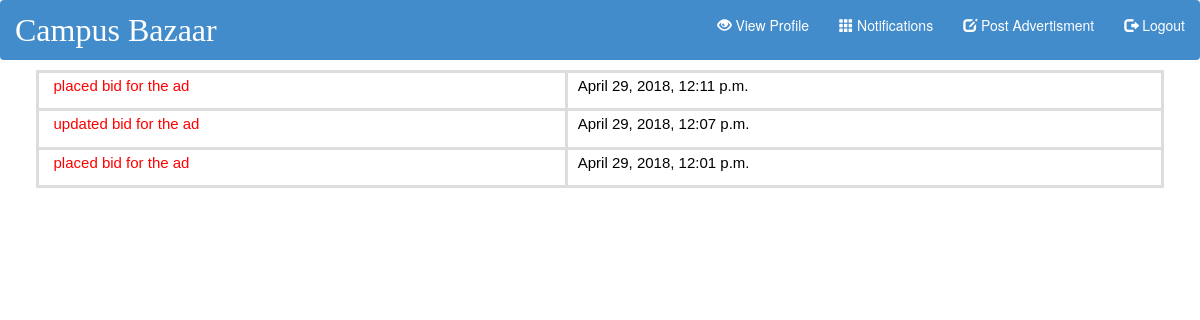
Page /app/notifications/ (signed in) on the earlier database version.
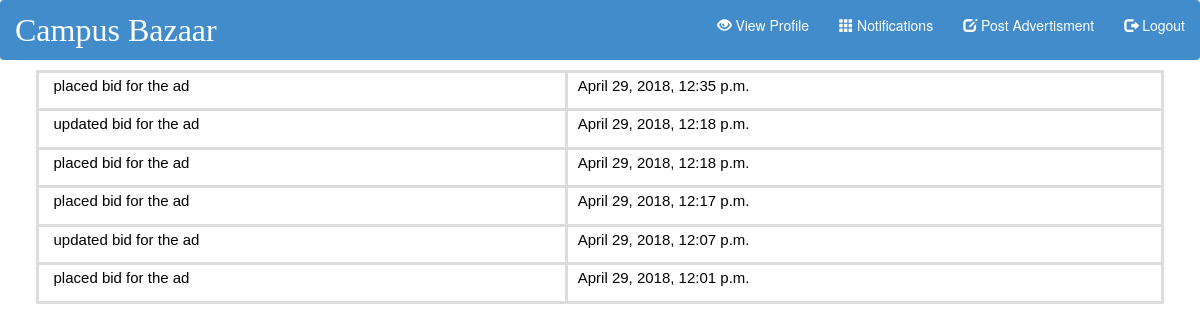
Same page on the later database version.
### app/models.py (models this page shows, shortened)
class Advertisement(models.Model):
	user = models.ForeignKey(Profile,on_delete=models.DO_NOTHING)
	image = models.ImageField(upload_to = 'ad_pic/', default = 'ad_pic/bat.png')
	title = models.CharField(max_length = 200)
	description = models.CharField(max_length = 500)
	tags=models.ManyToManyField(Tag)
	price = models.FloatField(default=0.0)
	timestamp = models.DateTimeField(auto_now_add=True)
	status=models.IntegerField(default=-1)
	def __str__(self):
		return str(self.id)

class Notification(models.Model):
	ad_id = models.ForeignKey(Advertisement,null=True,on_delete=models.CASCADE)
	seller = models.ForeignKey(Profile,related_name='%(class)s_seller',on_delete=models.CASCADE)
	buyer = models.ForeignKey(Profile,related_name='%(class)s_buyer',on_delete=models.CASCADE)
	notify_type = models.IntegerField(default=0)
	read_status = models.BooleanField(default=0)
	timestamp = models.DateTimeField(auto_now_add=True)
	meta_data = models.CharField(max_length=100,default='')

### app/views.py (the view)
@csrf_exempt
@login_required(login_url='/app/')
def view_notifications(request):
	assert(request.method == 'GET')
	profile = Profile.objects.filter(user=request.user)[0]
	criterion1 = Q(buyer=profile) & (Q(notify_type=constants.ACCEPT_BID) | Q(notify_type=constants.DELETE_AD))
	criterion2 = Q(seller=profile) & (Q(notify_type=constants.UPDATE_BID) | Q(notify_type=constants.NEW_BID) | Q(notify_type=constants.REMOVE_BID))
	result = Notification.objects.filter(criterion1 | criterion2).order_by('-timestamp').distinct()
	notifications = []
	for r in result:
		notify_obj = {'ad_id':r.ad_id,'seller':r.seller,'buyer':r.buyer,
			'notify_type':r.notify_type,'read_status':r.read_status,'timestamp':r.timestamp,'meta_data':r.meta_data}
		if (r.notify_type == constants.UPDATE_BID or r.notify_type == constants.NEW_BID) :
			notify_obj['link_param'] = r.ad_id
		if (r.notify_type == constants.ACCEPT_BID) :
			notify_obj['link_param'] = r.seller
		if (not(r.read_status)) :
			r.read_status = True
			r.save()
		if (r.notify_type == constants.DELETE_AD) :
			print(r.meta_data)
		notifications.append(notify_obj)
	return render(request, 'notifications.html',{'notifications':notifications})

### templates/notifications.html (shortened to what this page needs)
{% extends "theme.html" %}
{% load bootstrap3 %}
{% block body %}
<table id="notiftable">
{% for update in notifications %}
 <tr>
    <td>
	{% if update.notify_type == 1%}
	  <form action="{% url 'bidListURL' %}" method="GET">
        <a style="text-decoration:none" href="#" onclick="this.parentNode.submit()">
		  {% if update.read_status == True%}
		  <p style="font-size: 15px;color:black" > &nbsp&nbsp {%bootstrap_label update.buyer.username %} updated bid for the ad {%bootstrap_label update.ad_id.title %}</p>
		  {% else %}
		  <p style="font-size: 15px;color:red" > &nbsp&nbsp {%bootstrap_label update.buyer.username %} updated bid for the ad {%bootstrap_label update.ad_id.title %}</p>
		  {% endif %}</a> </form>
	{% elif update.notify_type == 3 %}
		<form action="{% url 'bidListURL' %}" method="GET">
        <a style="text-decoration:none" href="#" onclick="this.parentNode.submit()">
		  {% if update.read_status == True%}
		  <p style="font-size: 15px;color:black" > &nbsp&nbsp {%bootstrap_label update.buyer.username %} placed bid for the ad {%bootstrap_label update.ad_id.title %}</p>
		  {% else %}
		  <p style="font-size: 15px;color:red" > &nbsp&nbsp {%bootstrap_label update.buyer.username %} placed bid for the ad {%bootstrap_label update.ad_id.title %}</p>
		  {% endif %}</a> </form>
	{% endif %}
	</td>
	<td>
	 <p style="font-size: 15px;color:black"> &nbsp {{update.timestamp}}</p>
    </td>
  </tr>
{% endfor %}
</table>
{% endblock %}

Differences in the rows shown:
removed Advertisement: shows "placed bid for the ad", timestamp "April 29, 2018, 12:11 p.m."
now on one of the page's lists (row unchanged): Advertisement: timestamp "April 29, 2018, 12:18 p.m.", timestamp "April 29, 2018, 12:17 p.m.", timestamp "April 29, 2018, 12:07 p.m.", timestamp "April 29, 2018, 12:01 p.m."
computed for Advertisement: timestamp "April 29, 2018, 12:07 p.m." → "April 29, 2018, 12:35 p.m."; timestamp "April 29, 2018, 12:01 p.m." → "April 29, 2018, 12:18 p.m."
